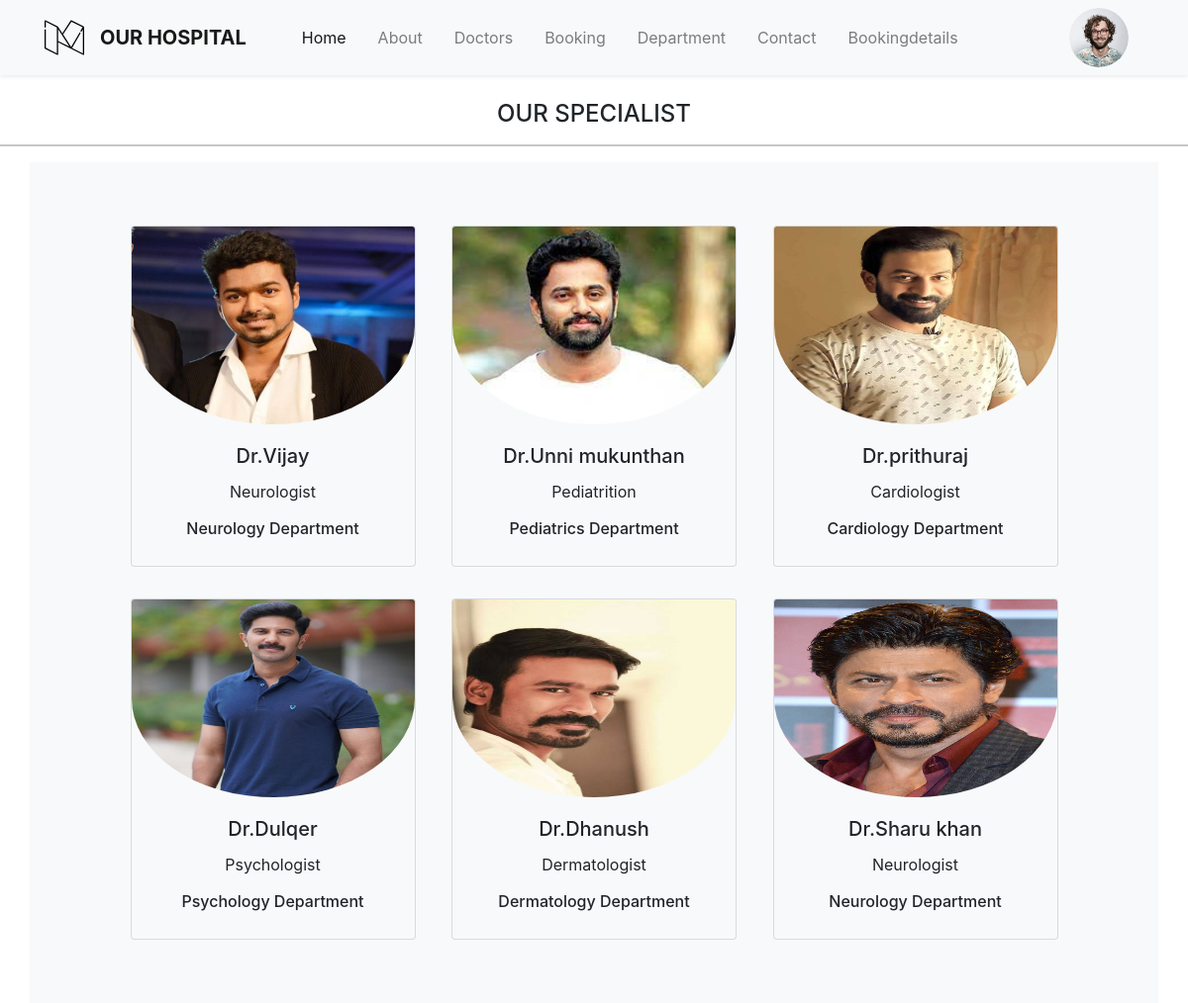
Screenshot of /doctors (signed in) with the database file from the repository.
### home/models.py (models this page shows, shortened)
class Doctors(models.Model):
    doc_name = models.CharField(max_length=220)
    doc_spec = models.CharField(max_length=220)
    dep_name = models.ForeignKey(Departments, on_delete=models.CASCADE)
    doc_image = models.ImageField(upload_to='doctors')

class Departments(models.Model):
    dep_name = models.CharField(max_length=100)
    dep_decription = models.TextField()
    def __str__(self):
        return self.dep_name

### home/views.py (the view)
# urls.py: path('doctors',views.doctors,name='doctors'),
@login_required()
def doctors(request):
    dict_docs = {
        'doctors' : Doctors.objects.all()
    }
    return render(request, 'doctors.html' , dict_docs)

### templates/doctors.html (shortened to what this page needs)
{% extends 'base.html' %}
{% block body%}
<h4 style="text-align: center; padding-top: 101px;">OUR SPECIALIST</h4>
<hr>
<div class="container p-5 text-center bg-light">
   {% for d in doctors %}
   <div class="card text-center mx-3 my-3 bg-light" style="width: 18rem; display: inline-block;">
      <img class="card-img-top" src="{{d.doc_image.url}}" alt="Card image cap" width="100px" height="200px">
      <div class="card-body">
        <h5 class="card-title">Dr.{{d.doc_name}}</h5>
        <p class="card-text">{{d.doc_spec}} </p>
        <h6>{{d.dep_name}} Department</h6>
      </div>
    </div>
   {% endfor %}
</div>
{% endblock %}

### templates/base.html (shortened to what this page needs)
{% load static %}
<!DOCTYPE html>
<html lang="en">
<head>
    <link rel="stylesheet"
      href=" https://cdn.jsdelivr.net/npm/bootstrap@5.1.3/dist/css/bootstrap.min.css ">
    <link rel="stylesheet"
      href="https://use.fontawesome.com/releases/v5.2.0/css/all.css">
      <link rel="stylesheet" href="https://cdnjs.cloudflare.com/ajax/libs/twitter-bootstrap/4.1.3/css/bootstrap.min.css">
    <link rel="stylesheet" href="https://cdnjs.cloudflare.com/ajax/libs/ionicons/2.0.1/css/ionicons.min.css">
    <link rel="stylesheet"
      href="{% static '/css/style.css' %}">
</head>
<body>
<nav class="navbar navbar-expand-lg navbar-light shadow-sm bg-light fixed-top">
    <div class="container"> <a class="navbar-brand d-flex align-items-center" href="#">
    <span class="ml-3 font-weight-bold">OUR HOSPITAL</apan>
    </a>
    <div class="collapse navbar-collapse" id="navbar4">
    <ul class="navbar-nav mr-auto pl-lg-4">
    <li class="nav-item px-lg-2 active"> <a class="nav-link" href="{% url 'home' %}"> <span class="d-inline-block d-lg-none icon-width"></span>Home</a> </li>
    <li class="nav-item px-lg-2"> <a class="nav-link" href="{% url 'about' %}"><span class="d-inline-block d-lg-none icon-width"></span>About</a> </li>
    <li class="nav-item px-lg-2"> <a class="nav-link" href="{% url 'doctors' %}"><span class="d-inline-block d-lg-none icon-width"></i></span>Doctors</a> </li>
    <li class="nav-item px-lg-2"> <a class="nav-link" href="{% url 'booking' %}"><span class="d-inline-block d-lg-none icon-width"></span>Booking</a> </li>
    <li class="nav-item px-lg-2"> <a class="nav-link" href="{% url 'department' %}"><span class="d-inline-block d-lg-none icon-width"></span>Department</a> </li>
    <li class="nav-item px-lg-2"> <a class="nav-link" href="{% url 'contact' %}"><span class="d-inline-block d-lg-none icon-width"></span>Contact</a> </li>
    <li class="nav-item px-lg-2"> <a class="nav-link" href="{% url 'bookingdetails' %}"><span class="d-inline-block d-lg-none icon-width"></span>Bookingdetails</a> </li>
    </ul>
    <ul class="navbar-nav ml-auto mt-3 mt-lg-0">
      <img src="{% static '\images\user.png' %}"  class="user-pic" onclick="toggleMenu()">
    </ul>
    </div>
    </div>
    </nav>
    {% block body%} {%endblock%}
</body>
</html>

### static/css/style.css (style rules this page uses)
img { width: 60px; border-radius: 50%; margin-right: 15px; }

### rows the page displays
Doctors: doc_image (picture), doc_name "Vijay", doc_spec "Neurologist", dep_name "Neurology"
Doctors: doc_image (picture), doc_name "Unni mukunthan", doc_spec "Pediatrition", dep_name "Pediatrics"
Doctors: doc_image (picture), doc_name "prithuraj", doc_spec "Cardiologist", dep_name "Cardiology"
Doctors: doc_image (picture), doc_name "Dulqer", doc_spec "Psychologist", dep_name "Psychology"
Doctors: doc_image (picture), doc_name "Dhanush", doc_spec "Dermatologist", dep_name "Dermatology"
Doctors: doc_image (picture), doc_name "Sharu khan", doc_spec "Neurologist", dep_name "Neurology"
